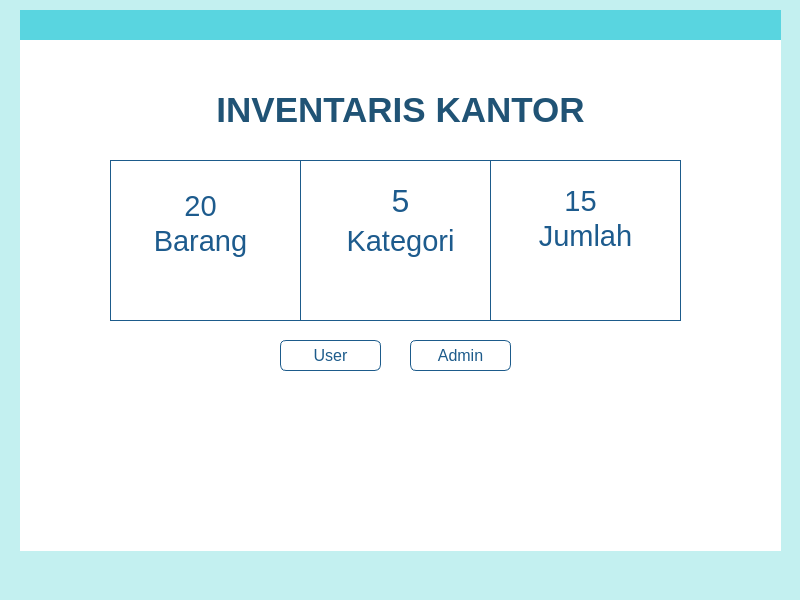
<?xml version="1.0" encoding="UTF-8"?>
<ui version="4.0">
 <class>MainWindow</class>
 <widget class="QMainWindow" name="MainWindow">
  <property name="geometry">
   <rect>
    <x>0</x>
    <y>0</y>
    <width>800</width>
    <height>600</height>
   </rect>
  </property>
  <property name="windowTitle">
   <string>MainWindow</string>
  </property>
  <property name="styleSheet">
   <string notr="true">background-color: #C3F0F0;</string>
  </property>
  <widget class="QWidget" name="centralwidget">
   <widget class="QWidget" name="widget_2" native="true">
    <property name="geometry">
     <rect>
      <x>20</x>
      <y>10</y>
      <width>761</width>
      <height>31</height>
     </rect>
    </property>
    <property name="styleSheet">
     <string notr="true">background-color: #59D5E0;</string>
    </property>
   </widget>
   <widget class="QWidget" name="widget_3" native="true">
    <property name="geometry">
     <rect>
      <x>20</x>
      <y>40</y>
      <width>761</width>
      <height>511</height>
     </rect>
    </property>
    <property name="styleSheet">
     <string notr="true">background-color: #ffffff;</string>
    </property>
    <widget class="QLabel" name="label">
     <property name="geometry">
      <rect>
       <x>180</x>
       <y>50</y>
       <width>401</width>
       <height>41</height>
      </rect>
     </property>
     <property name="font">
      <font>
       <pointsize>26</pointsize>
       <bold>true</bold>
      </font>
     </property>
     <property name="styleSheet">
      <string notr="true">color: #205375;
</string>
     </property>
     <property name="text">
      <string>INVENTARIS KANTOR</string>
     </property>
     <property name="alignment">
      <set>Qt::AlignmentFlag::AlignHCenter|Qt::AlignmentFlag::AlignTop</set>
     </property>
    </widget>
    <widget class="QGroupBox" name="groupBox">
     <property name="geometry">
      <rect>
       <x>90</x>
       <y>120</y>
       <width>191</width>
       <height>161</height>
      </rect>
     </property>
     <property name="styleSheet">
      <string notr="true">QGroupBox {
    border: 1px solid #1D5B8B;
}
</string>
     </property>
     <property name="title">
      <string/>
     </property>
     <widget class="QLabel" name="label_2">
      <property name="geometry">
       <rect>
        <x>30</x>
        <y>20</y>
        <width>49</width>
        <height>51</height>
       </rect>
      </property>
      <property name="text">
       <string/>
      </property>
     </widget>
     <widget class="QLabel" name="labelbarangangka">
      <property name="geometry">
       <rect>
        <x>60</x>
        <y>20</y>
        <width>61</width>
        <height>51</height>
       </rect>
      </property>
      <property name="font">
       <font>
        <pointsize>22</pointsize>
        <bold>false</bold>
       </font>
      </property>
      <property name="styleSheet">
       <string notr="true">color: #1D5B8D;</string>
      </property>
      <property name="text">
       <string>20</string>
      </property>
      <property name="alignment">
       <set>Qt::AlignmentFlag::AlignCenter</set>
      </property>
     </widget>
     <widget class="QLabel" name="labelbarang">
      <property name="geometry">
       <rect>
        <x>40</x>
        <y>60</y>
        <width>101</width>
        <height>41</height>
       </rect>
      </property>
      <property name="font">
       <font>
        <pointsize>22</pointsize>
       </font>
      </property>
      <property name="styleSheet">
       <string notr="true">color: #1D5B8D;
</string>
      </property>
      <property name="text">
       <string>Barang</string>
      </property>
      <property name="alignment">
       <set>Qt::AlignmentFlag::AlignCenter</set>
      </property>
     </widget>
    </widget>
    <widget class="QGroupBox" name="groupBox_2">
     <property name="geometry">
      <rect>
       <x>280</x>
       <y>120</y>
       <width>191</width>
       <height>161</height>
      </rect>
     </property>
     <property name="styleSheet">
      <string notr="true">QGroupBox {
    border: 1px solid #1D5B8B;
}
</string>
     </property>
     <property name="title">
      <string/>
     </property>
     <widget class="QLabel" name="labelbarangangka_2">
      <property name="geometry">
       <rect>
        <x>70</x>
        <y>20</y>
        <width>61</width>
        <height>41</height>
       </rect>
      </property>
      <property name="font">
       <font>
        <pointsize>24</pointsize>
        <bold>false</bold>
       </font>
      </property>
      <property name="styleSheet">
       <string notr="true">color: #1D5B8D;</string>
      </property>
      <property name="text">
       <string>5</string>
      </property>
      <property name="alignment">
       <set>Qt::AlignmentFlag::AlignCenter</set>
      </property>
     </widget>
     <widget class="QLabel" name="labelbarang_2">
      <property name="geometry">
       <rect>
        <x>40</x>
        <y>60</y>
        <width>121</width>
        <height>41</height>
       </rect>
      </property>
      <property name="font">
       <font>
        <pointsize>22</pointsize>
       </font>
      </property>
      <property name="styleSheet">
       <string notr="true">color: #1D5B8D;
</string>
      </property>
      <property name="text">
       <string>Kategori</string>
      </property>
      <property name="alignment">
       <set>Qt::AlignmentFlag::AlignCenter</set>
      </property>
     </widget>
    </widget>
    <widget class="QGroupBox" name="groupBox_3">
     <property name="geometry">
      <rect>
       <x>470</x>
       <y>120</y>
       <width>191</width>
       <height>161</height>
      </rect>
     </property>
     <property name="styleSheet">
      <string notr="true">QGroupBox {
    border: 1px solid #1D5B8B;
}
</string>
     </property>
     <property name="title">
      <string/>
     </property>
     <widget class="QLabel" name="labelbarang_3">
      <property name="geometry">
       <rect>
        <x>40</x>
        <y>60</y>
        <width>111</width>
        <height>31</height>
       </rect>
      </property>
      <property name="font">
       <font>
        <pointsize>22</pointsize>
       </font>
      </property>
      <property name="styleSheet">
       <string notr="true">color: #1D5B8D;
</string>
      </property>
      <property name="text">
       <string>Jumlah</string>
      </property>
      <property name="alignment">
       <set>Qt::AlignmentFlag::AlignCenter</set>
      </property>
     </widget>
     <widget class="QLabel" name="labelbarangangka_3">
      <property name="geometry">
       <rect>
        <x>60</x>
        <y>20</y>
        <width>61</width>
        <height>41</height>
       </rect>
      </property>
      <property name="font">
       <font>
        <pointsize>22</pointsize>
        <bold>false</bold>
       </font>
      </property>
      <property name="styleSheet">
       <string notr="true">color: #1D5B8D;</string>
      </property>
      <property name="text">
       <string>15</string>
      </property>
      <property name="alignment">
       <set>Qt::AlignmentFlag::AlignCenter</set>
      </property>
     </widget>
    </widget>
    <widget class="QPushButton" name="pushButtonUser">
     <property name="geometry">
      <rect>
       <x>260</x>
       <y>300</y>
       <width>101</width>
       <height>31</height>
      </rect>
     </property>
     <property name="font">
      <font>
       <pointsize>12</pointsize>
      </font>
     </property>
     <property name="styleSheet">
      <string notr="true">QPushButton {
    border: 1px solid #1D5B8B;     /* warna garis */
    border-radius: 6px;            /* sudut tombol membulat */
    background-color: white;       /* warna latar tombol */
    color: #1D5B8B;                /* warna teks */
    padding: 5px 10px;
}

QPushButton:hover {
    background-color: #1D5B8B;     /* saat mouse diarahkan */
    color: white;
}
</string>
     </property>
     <property name="text">
      <string>User</string>
     </property>
    </widget>
    <widget class="QPushButton" name="pushButtonAdmin">
     <property name="geometry">
      <rect>
       <x>390</x>
       <y>300</y>
       <width>101</width>
       <height>31</height>
      </rect>
     </property>
     <property name="font">
      <font>
       <pointsize>12</pointsize>
      </font>
     </property>
     <property name="styleSheet">
      <string notr="true">QPushButton {
    border: 1px solid #1D5B8B;     /* warna garis */
    border-radius: 6px;            /* sudut tombol membulat */
    background-color: white;       /* warna latar tombol */
    color: #1D5B8B;                /* warna teks */
    padding: 5px 10px;
}

QPushButton:hover {
    background-color: #1D5B8B;     /* saat mouse diarahkan */
    color: white;
}
</string>
     </property>
     <property name="text">
      <string>Admin</string>
     </property>
    </widget>
   </widget>
  </widget>
  <widget class="QMenuBar" name="menubar">
   <property name="geometry">
    <rect>
     <x>0</x>
     <y>0</y>
     <width>800</width>
     <height>22</height>
    </rect>
   </property>
  </widget>
  <widget class="QStatusBar" name="statusbar"/>
 </widget>
 <resources/>
 <connections/>
</ui>
